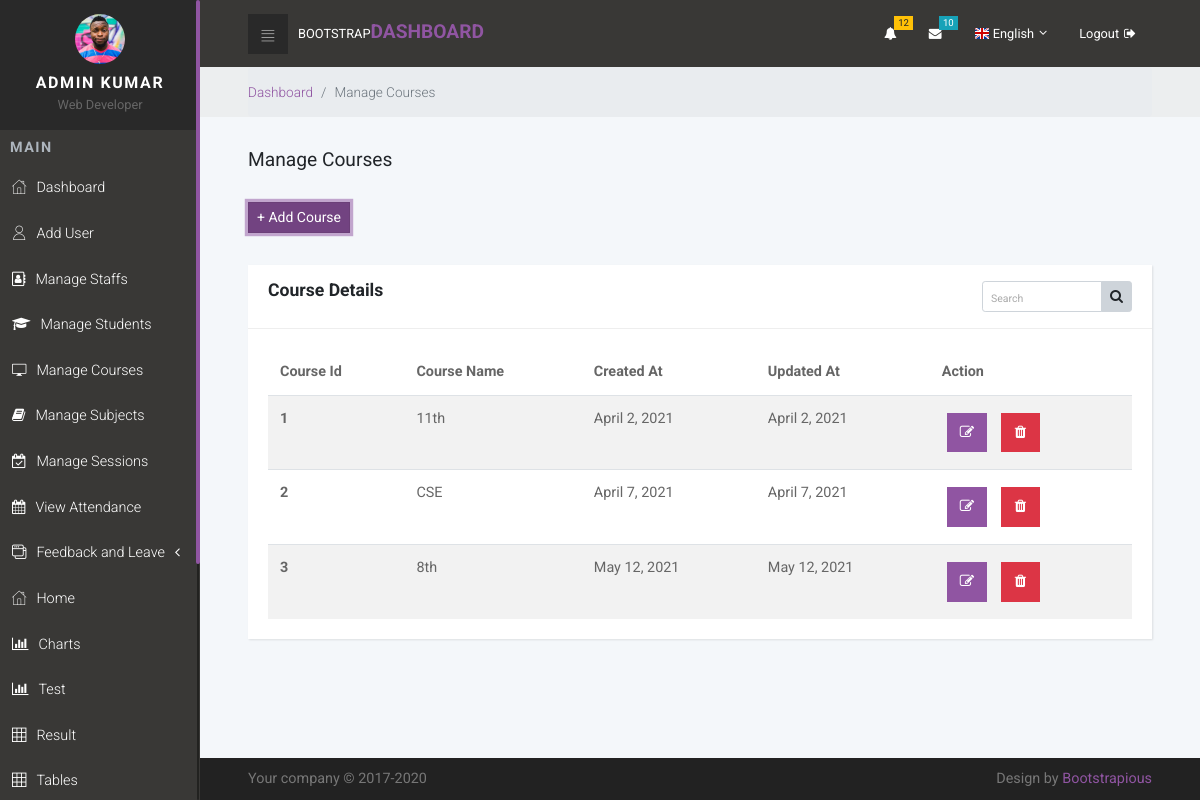
The page /manage_courses/ (signed in) on the database its author committed.
### sms_app/models.py (models this page shows, shortened)
class Course(models.Model):
    id = models.AutoField(primary_key = True)
    course_name = models.CharField(max_length = 100, null = False)
    date_created = models.DateField(auto_now_add = True)
    date_updated = models.DateField(auto_now = True)

### accounts/decorators.py (the view, shortened to what this page needs)
        def wrapper_func(request, *args, **kwargs):
            group = None
            if request.user.groups.exists():
                group = request.user.groups.all()[0].name
            if group in allowed_roles:
                return view_func(request, *args, **kwargs)

### sms_app/HODviews.py (called while the page is built)
@login_required
@allowed_users(allowed_roles=['hod'])
def manage_courses_view(request):
    courses = Course.objects.all()
    context = {
        'courses': courses
    }
    return render(request, 'HOD/manage_courses.html', context)

### templates/HOD/manage_courses.html (shortened to what this page needs)
{% extends 'HOD/base.html' %}
{% load static %}
{% block content %}
<div class="breadcrumb-holder">
  <div class="container-fluid">
    <ul class="breadcrumb">
      <li class="breadcrumb-item"><a href="{% url 'hod_dashboard' %}">Dashboard</a></li>
      <li class="breadcrumb-item active">Manage Courses</li>
    </ul>
  </div>
</div>
<section>
  <div class="container-fluid">
    <header>
      <h1 class="h3 display">Manage Courses</h1><br>
      <a href="{% url 'add_course_view' %}" class="btn btn-primary btn-sm active" role="button" aria-pressed="true">+
        Add Course</a>
    </header>
    <div class="row">
      <div class="col-lg-12">
        <div class="card">
          <div class="card-header">
            <h4 class="card-title">Course Details</h4>
            <div class="card-tools">
              <div class="input-group input-group-sm" style="width: 150px;">
                <input type="text" name="table_search" class="form-control float-right" placeholder="Search">
                <div class="input-group-append">
                  <button type="submit" class="btn btn-default"><i class="fa fa-search"></i></button>
                </div>
              </div>
            </div>
          </div>
          <div class="card-body">
            <div class="table-responsive">
              <table class="table table-striped table-hover">
                <thead>
                  <tr>
                    <th>Course Id</th>
                    <th>Course Name</th>
                    <th>Created At</th>
                    <th>Updated At</th>
                    <th class="action">Action</th>
                  </tr>
                </thead>
                <tbody>
                  {% for course in courses %}
                  <tr>
                    <th scope="row">{{course.id}}</th>
                    <td>{{course.course_name}}</td>
                    <td>{{course.date_created}}</td>
                    <td>{{course.date_updated}}</td>
                    <td>
                      <div class="action">
                        <a href="#" title="edit"><button type="button"
                            class="btn  btn-primary  fa fa-edit"></button></a>
                        <a href="#" title="delete"><button type="button"
                            class="btn btn-danger  fa fa-trash"></button></a>
                      </div>
                    </td>
                  </tr>
                  {% endfor %}
                </tbody>
              </table>
            </div>
          </div>
        </div>
      </div>
    </div>
  </div>
</section>
{% endblock %}

### templates/HOD/navbar.html (shortened to what this page needs)
{% load static %}
<nav class="side-navbar">
    <div class="side-navbar-wrapper">
        <div class="sidenav-header d-flex align-items-center justify-content-center">
            <div class="sidenav-header-inner text-center"><img src="{% static 'img/avatar-7.jpg' %}" alt="person"
                    class="img-fluid rounded-circle">
                <h2 class="h5">{{request.user.first_name}} {{request.user.last_name}}</h2><span>Web Developer</span>
            </div>
        </div>
        <div class="main-menu">
            <h5 class="sidenav-heading">Main</h5>
            <ul id="side-main-menu" class="side-menu list-unstyled">
                <li><a href="{% url 'hod_dashboard' %}"> <i class="icon-home"></i>Dashboard </a></li>
                <li><a href="{% url 'register_user' %}"> <i class="icon-user"></i>Add User </a></li>
                <li><a href="{% url 'manage_staff_view' %}"> <i class="fa fa-address-book-o"></i>Manage Staffs </a></li>
                <li><a href="{% url 'manage_student_view' %}"> <i class="fa fa-graduation-cap"></i>Manage Students </a></li>
                <li><a href="{% url 'manage_courses_view' %}"> <i class="icon-screen"></i>Manage Courses </a></li>
                <li><a href="{% url 'manage_subjects_view' %}"> <i class="fa fa-book"></i>Manage Subjects </a></li>
                <li><a href="{% url 'manage_sessions_view' %}"> <i class="fa fa-calendar-check-o"></i>Manage Sessions </a></li>
                <li><a href="{% url 'view_attendance' %}"> <i class="fa fa-calendar"></i>View Attendance </a></li>
                <li><a href="#exampledropdownDropdown" aria-expanded="false" data-toggle="collapse"> <i class="icon-interface-windows"></i>Feedback and Leave </a>
                </li>
                <li><a href="{% url 'admin_dashboard' %}"> <i class="icon-home"></i>Home </a></li>
                <li><a href="{% url 'charts_view' %}"> <i class="fa fa-bar-chart"></i>Charts </a></li>
                <li><a href="{% url 'test-view' %}"> <i class="fa fa-bar-chart"></i>Test </a></li>
                <li><a href="{% url 'result-view' %}"> <i class="icon-grid"></i>Result </a></li>
                <li><a href="{% url 'tables_view' %}"> <i class="icon-grid"></i>Tables </a></li>
            </ul>
        </div>
    </div>
</nav>
<div class="page">
    <header class="header">
        <nav class="navbar">
            <div class="container-fluid">
                <div class="navbar-holder d-flex align-items-center justify-content-between">
                    <div class="navbar-header"><a id="toggle-btn" href="#" class="menu-btn"><i class="icon-bars">
                            </i></a><a href="index.html" class="navbar-brand">
                            <div class="brand-text d-none d-md-inline-block"><span>Bootstrap </span><strong
                                    class="text-primary">Dashboard</strong></div>
                        </a></div>
                    <ul class="nav-menu list-unstyled d-flex flex-md-row align-items-md-center">
                        <li class="nav-item dropdown"> <a id="notifications" rel="nofollow" data-target="#" href="#"
                                data-toggle="dropdown" aria-haspopup="true" aria-expanded="false" class="nav-link"><i
                                    class="fa fa-bell"></i><span class="badge badge-warning">12</span></a>
                        </li>
                        <li class="nav-item dropdown"> <a id="messages" rel="nofollow" data-target="#" href="#"
                                data-toggle="dropdown" aria-haspopup="true" aria-expanded="false" class="nav-link"><i
                                    class="fa fa-envelope"></i><span class="badge badge-info">10</span></a>
                        </li>
                        <li class="nav-item dropdown"><a id="languages" rel="nofollow" data-target="#" href="#"
                                data-toggle="dropdown" aria-haspopup="true" aria-expanded="false"
                                class="nav-link language dropdown-toggle"><img src="{% static 'img/flags/16/GB.png' %}"
                                    alt="English"><span class="d-none d-sm-inline-block">English</span></a>
                        </li>
                        <li class="nav-item"><a href="{% url 'logout' %}" class="nav-link logout"> <span
                                    class="d-none d-sm-inline-block">Logout</span><i class="fa fa-sign-out"></i></a>
                        </li>
                    </ul>
                </div>
            </div>
        </nav>
    </header>

### static/css/custom.css (style rules this page uses)
.card-title { float: left; }
.card-tools { float: right; }

### templates/HOD/manage_courses.html (style rules this page uses)
.fa-trash, .fa-edit { margin: 5px; padding: 8px 13px; }
.fa-edit { margin: 5px; padding: 8px 12px; }

### rows shown on the page
Course: id "1", course_name "11th", date_created "April 2, 2021", date_updated "April 2, 2021"
Course: id "2", course_name "CSE", date_created "April 7, 2021", date_updated "April 7, 2021"
Course: id "3", course_name "8th", date_created "May 12, 2021", date_updated "May 12, 2021"

### other values the page prints
{{ request.user.first_name }} "ADMIN"
{{ request.user.last_name }} "KUMAR"
